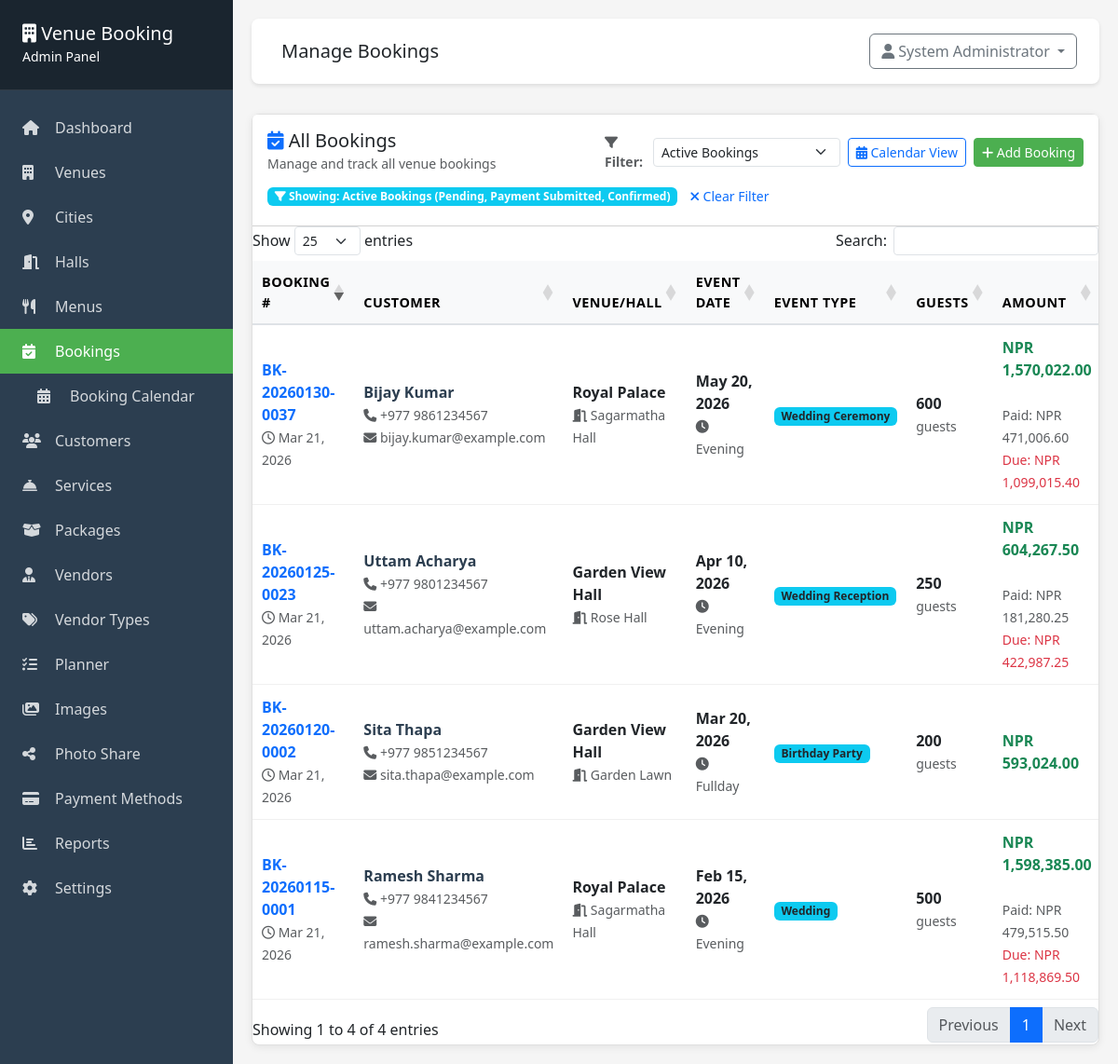
/admin/bookings/index.php (signed in), run on the app's committed database.
### tables this page shows
CREATE TABLE IF NOT EXISTS bookings (
    id INT PRIMARY KEY AUTO_INCREMENT,
    booking_number VARCHAR(50) UNIQUE NOT NULL,
    customer_id INT NOT NULL,
    hall_id INT DEFAULT NULL,
    custom_venue_name VARCHAR(255) DEFAULT NULL COMMENT 'Venue name when customer brings own venue (hall_id is NULL)',
    custom_hall_name VARCHAR(255) DEFAULT NULL COMMENT 'Hall/location name when customer brings own venue (hall_id is NULL)',
    event_date DATE NOT NULL,
    start_time TIME DEFAULT NULL,
    end_time TIME DEFAULT NULL,
    shift ENUM('morning', 'afternoon', 'evening', 'fullday') NOT NULL,
    event_type VARCHAR(100) NOT NULL,
    number_of_guests INT NOT NULL,
    hall_price DECIMAL(10, 2) NOT NULL,
    menu_total DECIMAL(10, 2) DEFAULT 0,
    services_total DECIMAL(10, 2) DEFAULT 0,
    subtotal DECIMAL(10, 2) NOT NULL,
    tax_amount DECIMAL(10, 2) DEFAULT 0,
    grand_total DECIMAL(10, 2) NOT NULL,
    special_requests TEXT,
    booking_status ENUM('pending', 'payment_submitted', 'confirmed', 'cancelled', 'completed') DEFAULT 'pending',
    payment_status ENUM('pending', 'partial', 'paid', 'cancelled') DEFAULT 'pending',
    advance_payment_received TINYINT(1) DEFAULT 0 COMMENT 'Whether advance payment has been received (0=No, 1=Yes)',
    created_at TIMESTAMP DEFAULT CURRENT_TIMESTAMP,
    updated_at TIMESTAMP DEFAULT CURRENT_TIMESTAMP ON UPDATE CURRENT_TIMESTAMP,
    FOREIGN KEY (customer_id) REFERENCES customers(id),
    FOREIGN KEY (hall_id) REFERENCES halls(id) ON DELETE SET NULL,
    INDEX idx_event_date (event_date),
    INDEX idx_booking_number (booking_number),
    INDEX idx_status (booking_status),
    INDEX idx_advance_payment_received (advance_payment_received)
);

CREATE TABLE IF NOT EXISTS customers (
    id INT PRIMARY KEY AUTO_INCREMENT,
    full_name VARCHAR(255) NOT NULL,
    phone VARCHAR(20) NOT NULL,
    email VARCHAR(100),
    address TEXT,
    city VARCHAR(100) NULL,
    loyalty_points INT NOT NULL DEFAULT 0,
    created_at TIMESTAMP DEFAULT CURRENT_TIMESTAMP,
    updated_at TIMESTAMP DEFAULT CURRENT_TIMESTAMP ON UPDATE CURRENT_TIMESTAMP,
    INDEX idx_phone (phone),
    INDEX idx_email (email),
    INDEX idx_city (city)
);

### includes/functions.php (called while the page is built, shortened)
<?php
function formatCurrency($amount) {
    $currency = getSetting('currency', 'NPR');
    return $currency . ' ' . number_format($amount, 2);
}
function getSetting($key, $default = '') {
    static $cache = [];
    if (array_key_exists($key, $cache)) {
        return $cache[$key];
    }
    $env_map = [
        'email_enabled'     => 'MAIL_NOTIFICATIONS_ENABLED',
        'email_from_name'   => 'MAIL_FROM_NAME',
        'email_from_address'=> 'MAIL_FROM_ADDRESS',
        'admin_email'       => 'MAIL_ADMIN_EMAIL',
        'smtp_enabled'      => 'MAIL_SMTP_ENABLED',
        'smtp_host'         => 'MAIL_HOST',
        'smtp_port'         => 'MAIL_PORT',
        'smtp_username'     => 'MAIL_USERNAME',
        'smtp_password'     => 'MAIL_PASSWORD',
        'smtp_encryption'   => 'MAIL_ENCRYPTION',
    ];
    try {
        $db = getDB();
        $stmt = $db->prepare("SELECT setting_value FROM settings WHERE setting_key = ?");
        $stmt->execute([$key]);
        $result = $stmt->fetch();
        $value = $result ? $result['setting_value'] : null;
        $cache[$key] = ($value !== null) ? $value : $default;
        return $cache[$key];
    } catch (Exception $e) {
        error_log("Error in getSetting for key '$key': " . $e->getMessage());
        if (isset($env_map[$key])) {
            $env_value = $_ENV[$env_map[$key]] ?? getenv($env_map[$key]);
            if ($env_value !== false && $env_value !== null) {
                $cache[$key] = $env_value;
                return $cache[$key];
            }
        }
        $cache[$key] = $default;
        return $default;
    }
}
    ?>

### admin/bookings/index.php (the view, shortened to what this page needs)
<?php
require_once __DIR__ . '/../includes/header.php';
$db = getDB();
$status_filter = isset($_GET['status_filter']) ? $_GET['status_filter'] : 'active';
$filter_conditions = [
    'active' => " WHERE b.booking_status IN ('pending', 'payment_submitted', 'confirmed')",
    'pending' => " WHERE b.booking_status = 'pending'",
    'payment_submitted' => " WHERE b.booking_status = 'payment_submitted'",
    'confirmed' => " WHERE b.booking_status = 'confirmed'",
    'completed' => " WHERE b.booking_status = 'completed'",
    'cancelled' => " WHERE b.booking_status = 'cancelled'",
    'all' => ''
];
$base_query = "SELECT b.*,
                    c.full_name, c.phone, c.email,
                    COALESCE(h.name, b.custom_hall_name) as hall_name,
                    COALESCE(v.name, b.custom_venue_name) as venue_name,
                    COALESCE((SELECT SUM(paid_amount) FROM payments WHERE booking_id = b.id AND payment_status = 'verified'), 0) as total_paid
                    FROM bookings b
                    INNER JOIN customers c ON b.customer_id = c.id
                    LEFT JOIN halls h ON b.hall_id = h.id
                    LEFT JOIN venues v ON h.venue_id = v.id"
                    . $filter_conditions[$status_filter]
                    . " ORDER BY b.created_at DESC";
try {
    $stmt = $db->query($base_query);
    $bookings = $stmt->fetchAll();
} catch (PDOException $e) {
    error_log('Bookings index query failed: ' . $e->getMessage());
    $error_message = 'Unable to load bookings due to a database error. Please run the upgrade script (<code>database/upgrade.sql</code>) via MySQL client or phpMyAdmin, then reload this page. If the problem persists, contact your administrator.';
    $bookings = [];
}
?>
<div class="card booking-management-card">
    <div class="card-header bg-white py-3">
        <div class="d-flex justify-content-between align-items-center flex-wrap gap-2">
            <div>
                <h5 class="mb-0"><i class="fas fa-calendar-check text-primary"></i> All Bookings</h5>
                <small class="text-muted">Manage and track all venue bookings</small>
            </div>
            <div class="d-flex align-items-center gap-2 flex-wrap">
                <div class="d-flex align-items-center">
                    <label for="statusFilter" class="me-2 mb-0 text-muted small fw-bold">
                        <i class="fas fa-filter"></i> Filter:
                    </label>
                    <select id="statusFilter" class="form-select form-select-sm" style="min-width: 160px;" onchange="applyStatusFilter(this.value)">
                        <option value="active" <?php echo $status_filter === 'active' ? 'selected' : ''; ?>>Active Bookings</option>
                    </select>
                </div>
                <a href="calendar.php" class="btn btn-outline-primary btn-sm">
                    <i class="fas fa-calendar-alt"></i> Calendar View
                </a>
                <a href="add.php" class="btn btn-success btn-sm">
                    <i class="fas fa-plus"></i> Add Booking
                </a>
            </div>
        </div>
        <?php if ($status_filter !== 'all'): ?>
        <div class="mt-2">
            <span class="badge bg-info">
                <i class="fas fa-filter"></i>
                <?php
                $filter_labels = [
                    'active' => 'Showing: Active Bookings (Pending, Payment Submitted, Confirmed)',
                    'pending' => 'Showing: Pending Bookings',
                    'payment_submitted' => 'Showing: Payment Submitted',
                    'confirmed' => 'Showing: Confirmed Bookings',
                    'completed' => 'Showing: Order Complete Bookings',
                    'cancelled' => 'Showing: Cancelled Bookings'
                ];
                echo $filter_labels[$status_filter] ?? 'Filtered';
                ?>
            </span>
            <a href="?status_filter=all" class="btn btn-sm btn-link text-decoration-none">
                <i class="fas fa-times"></i> Clear Filter
            </a>
        </div>
        <?php endif; ?>
    </div>
    <div class="card-body p-0">
        <div class="table-responsive">
            <table class="table table-hover datatable booking-table mb-0">
                <thead class="table-light">
                    <tr>
                        <th class="fw-bold">Booking #</th>
                        <th class="fw-bold">Customer</th>
                        <th class="fw-bold">Venue/Hall</th>
                        <th class="fw-bold">Event Date</th>
                        <th class="fw-bold">Event Type</th>
                        <th class="fw-bold">Guests</th>
                        <th class="fw-bold">Amount</th>
                    </tr>
                </thead>
                <tbody>
                    <?php foreach ($bookings as $booking):
                        $balance_due = max(0, $booking['grand_total'] - $booking['total_paid']);
                    ?>
                        <tr class="booking-row">
                            <td>
                                <strong class="text-primary"><?php echo htmlspecialchars($booking['booking_number']); ?></strong>
                                <br>
                                <small class="text-muted">
                                    <i class="far fa-clock"></i> <?php echo date('M d, Y', strtotime($booking['created_at'])); ?>
                                </small>
                            </td>
                            <td>
                                <div class="customer-info">
                                    <strong><?php echo htmlspecialchars($booking['full_name']); ?></strong><br>
                                    <small class="text-muted">
                                        <i class="fas fa-phone"></i> <?php echo htmlspecialchars($booking['phone']); ?>
                                    </small>
                                    <?php if (!empty($booking['email'])): ?>
                                        <br><small class="text-muted">
                                            <i class="fas fa-envelope"></i> <?php echo htmlspecialchars($booking['email']); ?>
                                        </small>
                                    <?php endif; ?>
                                </div>
                            </td>
                            <td>
                                <strong><?php echo htmlspecialchars($booking['venue_name']); ?></strong>
                                <br>
                                <small class="text-muted">
                                    <i class="fas fa-door-open"></i> <?php echo htmlspecialchars($booking['hall_name']); ?>
                                </small>
                            </td>
                            <td>
                                <strong><?php echo date('M d, Y', strtotime($booking['event_date'])); ?></strong><br>
                                <small class="text-muted">
                                    <i class="fas fa-clock"></i> <?php echo ucfirst($booking['shift']); ?>
                                </small>
                            </td>
                            <td>
                                <span class="badge bg-info text-dark">
                                    <?php echo htmlspecialchars($booking['event_type']); ?>
                                </span>
                            </td>
                            <td>
                                <strong><?php echo $booking['number_of_guests']; ?></strong>
                                <small class="text-muted">guests</small>
                            </td>
                            <td>
                                <div class="amount-details">
                                    <strong class="text-success fs-6"><?php echo formatCurrency($booking['grand_total']); ?></strong>
                                    <?php if ($booking['total_paid'] > 0): ?>
                                        <br>
                                        <small class="text-muted">Paid: <?php echo formatCurrency($booking['total_paid']); ?></small>
                                        <?php if ($balance_due > 0 && $booking['payment_status'] !== 'paid'): ?>
                                            <br>
                                            <small class="text-danger">Due: <?php echo formatCurrency($balance_due); ?></small>
                                        <?php endif; ?>
                                    <?php endif; ?>
                                </div>
                            </td>
                        </tr>
                    <?php endforeach; ?>
                </tbody>
            </table>
        </div>
    </div>
</div>
<?php require_once __DIR__ . '/../includes/footer.php'; ?>

### css/nepali-date-picker.css (style rules this page uses)
:root { --nepali-picker-font: 'Noto Sans Devanagari', 'Inter', -apple-system, BlinkMacSystemFont, "Segoe UI", Roboto, "Helvetica Neue", Arial, sans-serif; }

### admin/includes/header.php (style rules this page uses)
:root { --primary-green: #4CAF50; --dark-green: #2E7D32; }
body { background: #f5f5f5; }
.card { border: none; border-radius: 8px; box-shadow: 0 2px 4px rgba(0,0,0,0.1); }
.btn-success { background: var(--primary-green); border-color: var(--primary-green); }

### admin/bookings/index.php (style rules this page uses)
.booking-management-card { border: 1px solid #e0e0e0; box-shadow: 0 2px 8px rgba(0,0,0,0.08); }
.booking-table { border-collapse: separate; border-spacing: 0; }
.booking-table thead th { background-color: #f8f9fa; border-bottom: 2px solid #dee2e6; padding: 12px 10px; font-size: 0.9rem; text-transform: uppercase; letter-spacing: 0.5px; }
.booking-row { transition: all 0.2s ease; }
.booking-table td { padding: 12px 10px; vertical-align: middle; border-bottom: 1px solid #f0f0f0; }
.customer-info strong { color: #2c3e50; }
.amount-details strong { display: block; font-size: 1.1rem; }

### data on the page
bookings: booking_number "BK-20260115-0001", created_at "Mar 21, 2026", customer.full_name "Ramesh Sharma", customer.phone "+977 9841234567", customer.email "ramesh.sharma@example.com", venue_name "Royal Palace", hall_name "Sagarmatha Hall", event_date "Feb 15, 2026", shift "Evening", event_type "Wedding", number_of_guests "500", grand_total "NPR 1,598,385.00", total_paid "NPR 479,515.50", balance_due "NPR 1,118,869.50"
bookings: booking_number "BK-20260120-0002", created_at "Mar 21, 2026", customer.full_name "Sita Thapa", customer.phone "+977 9851234567", customer.email "sita.thapa@example.com", venue_name "Garden View Hall", hall_name "Garden Lawn", event_date "Mar 20, 2026", shift "Fullday", event_type "Birthday Party", number_of_guests "200", grand_total "NPR 593,024.00"
bookings: booking_number "BK-20260125-0023", created_at "Mar 21, 2026", customer.full_name "Uttam Acharya", customer.phone "+977 9801234567", customer.email "uttam.acharya@example.com", venue_name "Garden View Hall", hall_name "Rose Hall", event_date "Apr 10, 2026", shift "Evening", event_type "Wedding Reception", number_of_guests "250", grand_total "NPR 604,267.50", total_paid "NPR 181,280.25", balance_due "NPR 422,987.25"
bookings: booking_number "BK-20260130-0037", created_at "Mar 21, 2026", customer.full_name "Bijay Kumar", customer.phone "+977 9861234567", customer.email "bijay.kumar@example.com", venue_name "Royal Palace", hall_name "Sagarmatha Hall", event_date "May 20, 2026", shift "Evening", event_type "Wedding Ceremony", number_of_guests "600", grand_total "NPR 1,570,022.00", total_paid "NPR 471,006.60", balance_due "NPR 1,099,015.40"

### other printed values
$page_title "Manage Bookings"
$current_user['full_name'] "System Administrator"
$filter_labels[$status_filter] "Showing: Active Bookings (Pending, Payment Submitted, Confirmed)"
